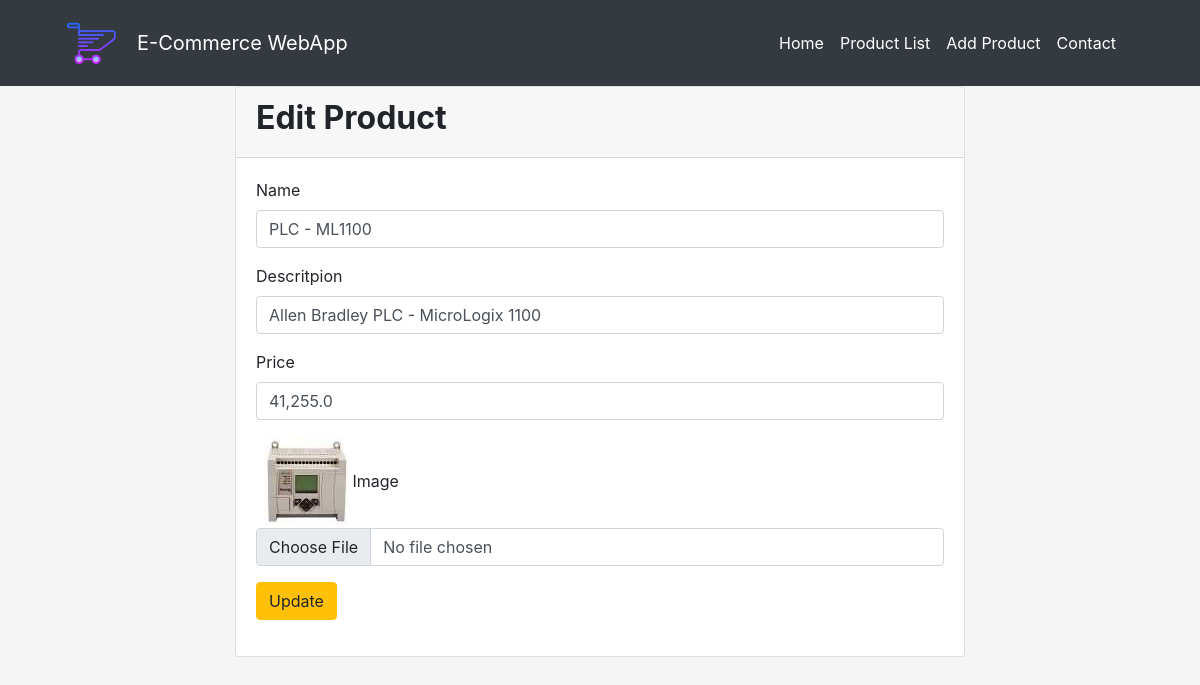
The app's page /edit-product/3 with its own data.
### appUpload/models.py (models this page shows)
class Item(models.Model):
    name = models.TextField(max_length=191)
    price = models.TextField(max_length=50)
    description = models.TextField(max_length=500, null=True)
    image = models.ImageField(upload_to="uploads")

### appUpload/views.py (the view, shortened to what this page needs)
# urls.py: path('edit-product/<str:pk>', views.editProduct, name="edit-prod"),
def editProduct(request, pk):
    prod = Item.objects.get(id=pk)
    context = {'prod':prod}
    return render(request, 'edit.html', context)

### templates/edit.html (shortened to what this page needs)
{% extends 'layouts/main.html' %}
{% block content %}
<section class="section">
    <div class="container">
        <div class="row justify-content-center">
            <div class="col-md-8">
                <div class="card">
                    <div class="card-header">
                        <h2 class="fw-bold">Edit Product</h2>
                    </div>
                    <div class="card-body">
                        <form action="" method="POST" enctype="multipart/form-data">
                            <div class="mb-3">
                                <label for="" class="form-label">Name</label>
                                <input type="text" Required name="name" value="{{ prod.name }}" class="form-control">
                            </div>
                            <div class="mb-3">
                                <label for="" class="form-label">Descritpion</label>
                                <input type="text" Required name="description" value="{{ prod.description }}" class="form-control">
                            </div>
                            <div class="mb-3">
                                <label for="" class="form-label">Price</label>
                                <input type="text" Required name="price" value="{{ prod.price }}" class="form-control">
                            </div>
                             <div class="mb-3">
                                {% if prod.image %}
                                    <img src="{{ prod.image.url }}" alt="image here" class="prod-size">
                                {% endif %}
                                <label for="" class="form-label">Image</label>
                                <input type="file" name="image" class="form-control">
                            </div>
                            <button type="submit" class="btn btn-warning">Update</button>
                        </form>
                    </div>
                </div>
            </div>
        </div>
    </div>
</section>
{% endblock content %}

### appUpload/static/css/style.css (style rules this page uses)
body { background: whitesmoke }

### records on screen
Item: name "PLC - ML1100", description "Allen Bradley PLC - MicroLogix 1100", price "41,255.0", image (picture)
